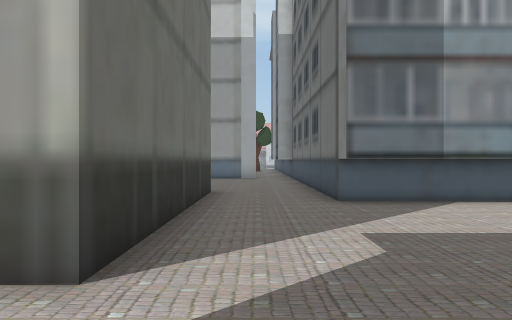
View 1 (above)

24 first-person views from a walk through a 3-D level made in the Unity game engine. The camera is 1.3 m above the floor, looks level and sees 70° across. Doors are open. The floor is counted in squares, 2 m on a side. Each view is taken from the middle of a square. On the plan, view 1 faces up. The plan holds only what a view shows up to about 11 squares ahead; the rest is blank. The place goes on beyond the plan. Some surface patterns are stand-ins.

View 2
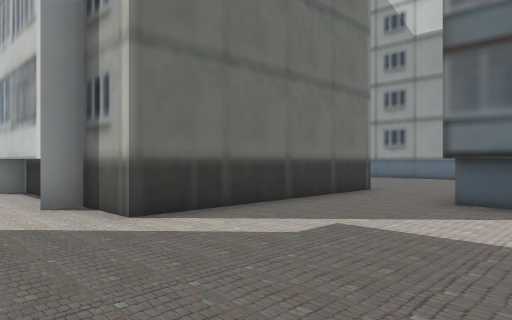

View 3
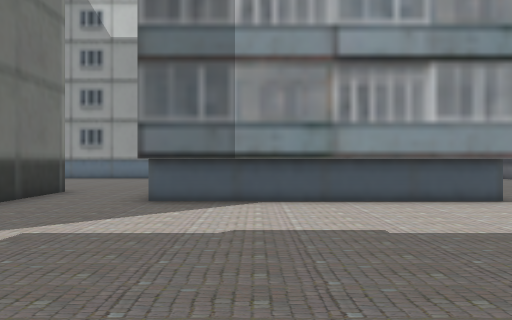

View 4
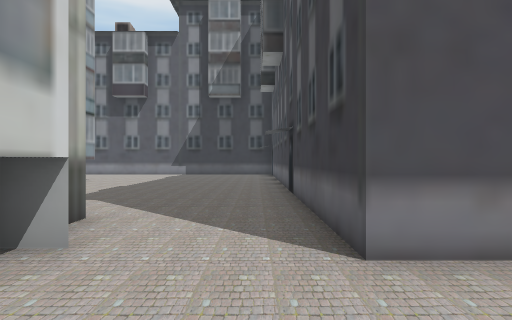

View 5
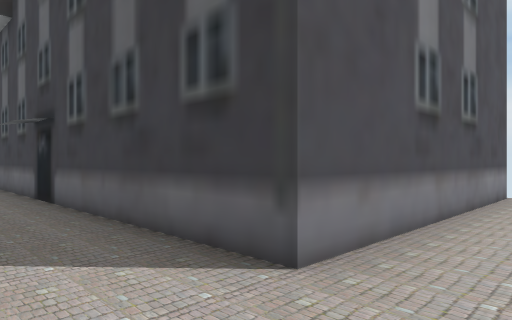

View 6
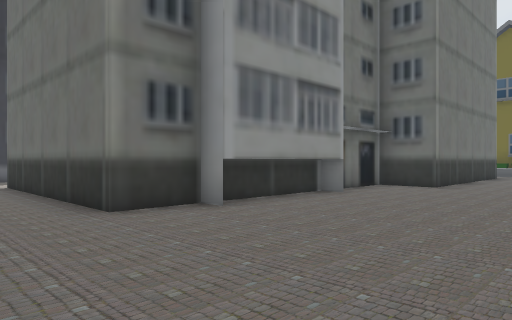

View 7
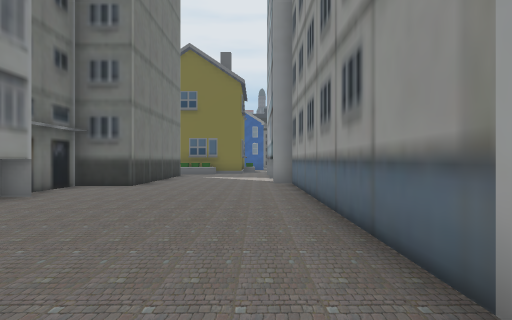

View 8
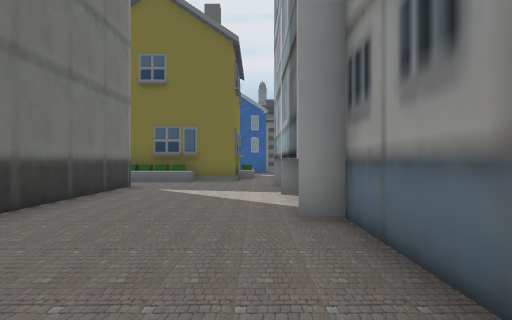

View 9
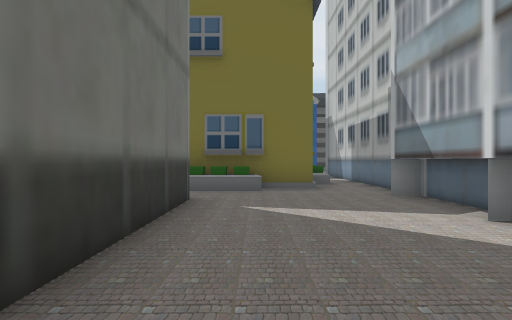

View 10
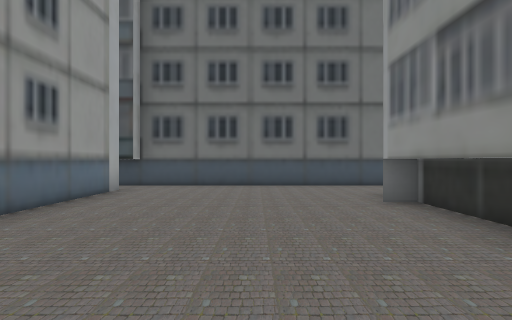

View 11
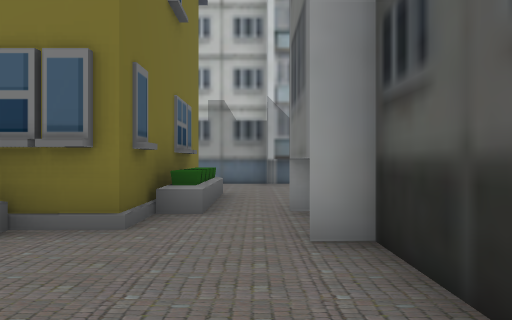

View 12
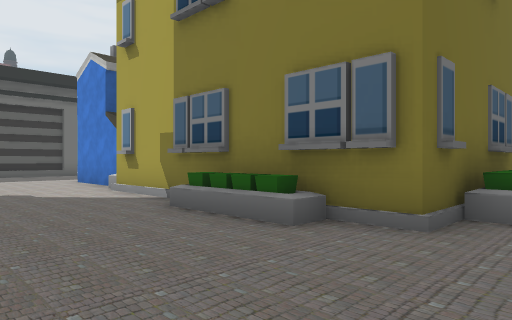

View 13
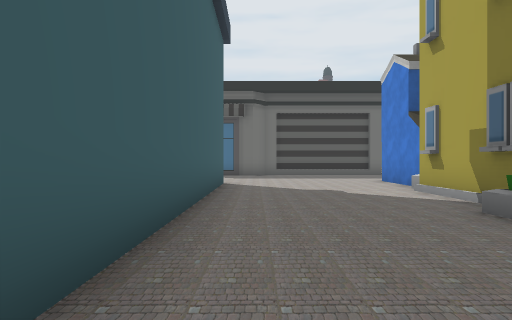

View 14
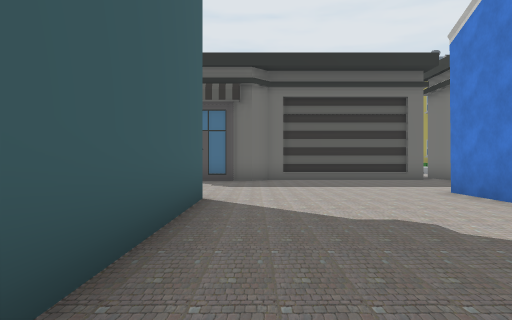

View 15
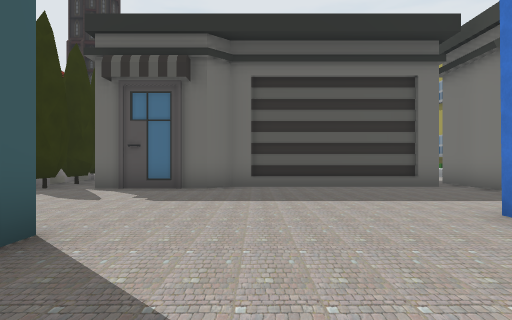

View 16
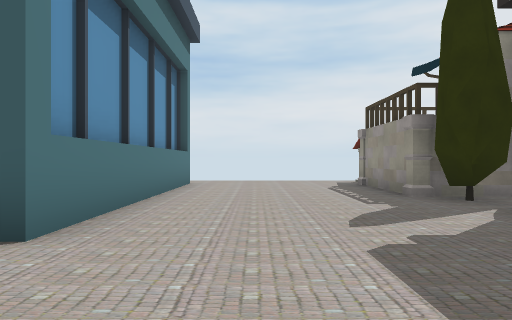

View 17
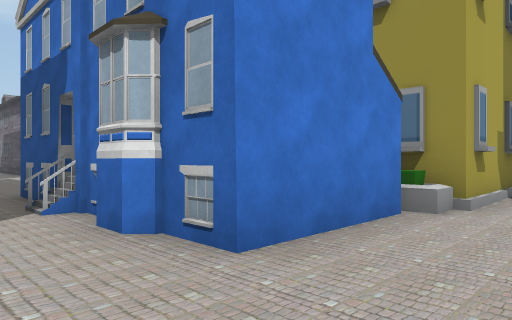

View 18
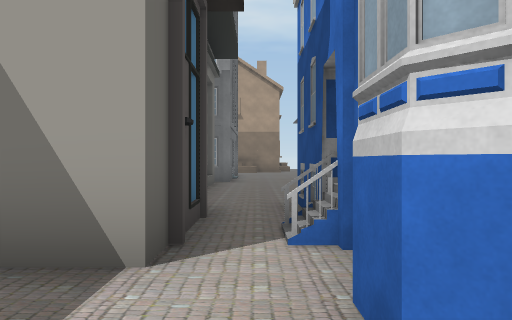

View 19
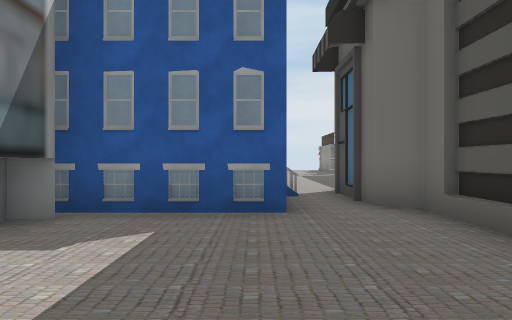

View 20
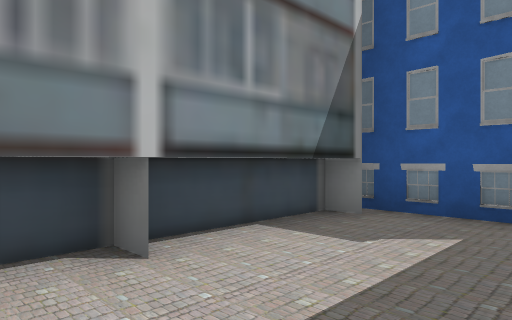

View 21
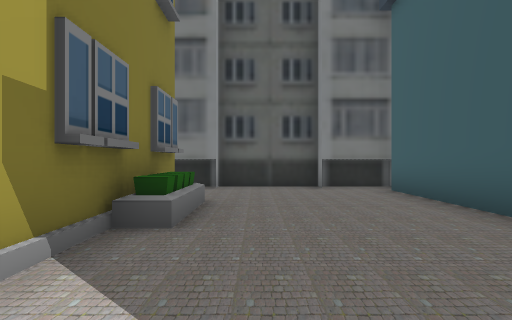

View 22
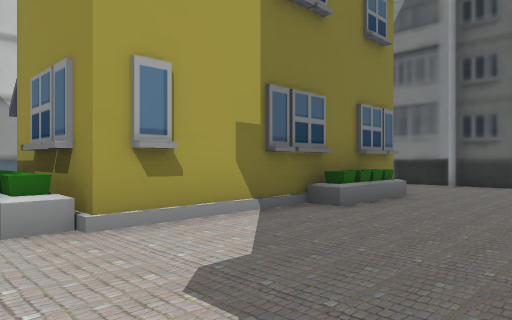

View 23
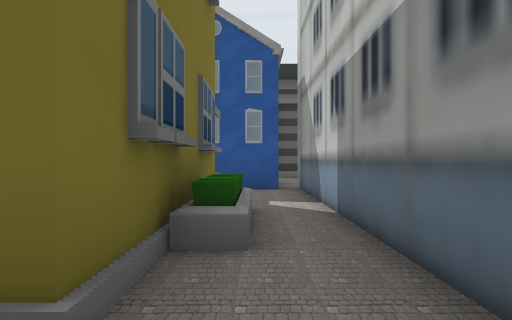

View 24
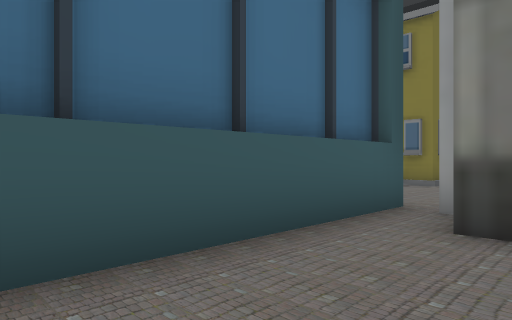

### Floor plan
Key: @ floor where view 1 was taken; # wall or solid block; . floor; H house; T tree; C column; B building; O other object.
Columns run from 34 left of view 1 to 6 right of it. Each row starts with its distance up from view 1.
 18       B..
 17       .....#
 16       H....#
 15       H....#
 14       H....#
 13       .....##########################
 12       #.####........................#
 11       #.#  #H#####..................#
 10       #.#  #      H.................#
  9    .....#  #      H.######..........#
  8    H....#  H      H.#    ##..###....#
  7    #....###H######..#     ########..#
  6    #...........HH...#            #..#####
  5    #................#            #.......
  4    #................#            #.......
  3    #................#            #.......
  2     .....##########.#       ######.......
  1     .....#        #.#         ...........
  0    ......#        #...       .....@......
 -1 OOTTT....#        #...        ..#########
 -2  ###C....#        #..         ..#
 -3     #....#        #. .         .#
 -4     #....#                     .#
 -5     C....#                     .#
 -6     #.....                     .#

Positions as (right, up) in squares from view 1, and headings:
1: (0, 0), facing up
2: (3, 0), facing up-left
3: (3, 0), facing up
4: (-5, 0), facing right
5: (-4, 1), facing down-right
6: (1, 12), facing down-left
7: (1, 12), facing left
8: (-5, 12), facing left
9: (-8, 10), facing left
10: (-8, 10), facing right
11: (-15, 3), facing up
12: (-15, 3), facing up-left
13: (-15, 3), facing left
14: (-19, 3), facing left
15: (-22, 4), facing left
16: (-27, 5), facing down
17: (-28, 5), facing up-right
18: (-27, 7), facing up
19: (-26, 17), facing down
20: (-26, 17), facing down-right
21: (-23, 5), facing right
22: (-24, 3), facing up-right
23: (-15, 12), facing left
24: (-13, -3), facing up-left
